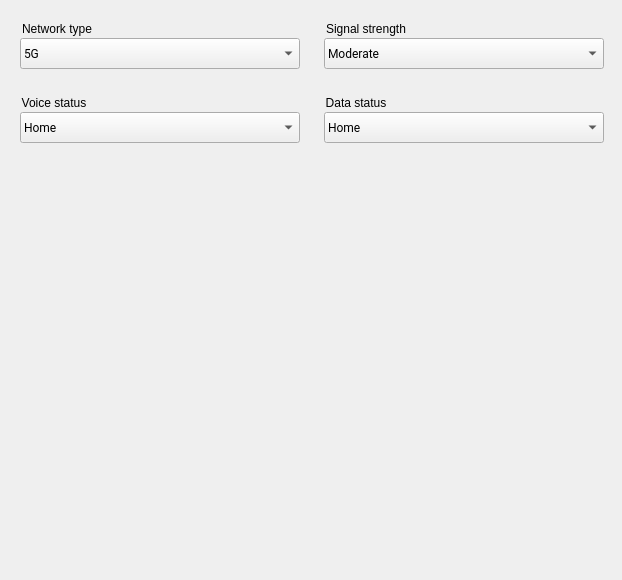
<?xml version="1.0" encoding="UTF-8"?>
<ui version="4.0">
 <class>CellularPage</class>
 <widget class="QWidget" name="CellularPage">
  <property name="geometry">
   <rect>
    <x>0</x>
    <y>0</y>
    <width>622</width>
    <height>580</height>
   </rect>
  </property>
  <property name="windowTitle">
   <string>Form</string>
  </property>
  <widget class="QComboBox" name="cell_standardBox">
   <property name="geometry">
    <rect>
     <x>20</x>
     <y>38</y>
     <width>280</width>
     <height>31</height>
    </rect>
   </property>
   <property name="font">
    <font>
     <family>Roboto</family>
    </font>
   </property>
   <property name="styleSheet">
    <string notr="true">padding: 3px 3px 3px 3px;</string>
   </property>
   <property name="currentIndex">
    <number>7</number>
   </property>
   <property name="report_metrics" stdset="0">
    <bool>false</bool>
   </property>
   <item>
    <property name="text">
     <string>GSM</string>
    </property>
   </item>
   <item>
    <property name="text">
     <string>HSCSD</string>
    </property>
   </item>
   <item>
    <property name="text">
     <string>GPRS</string>
    </property>
   </item>
   <item>
    <property name="text">
     <string>EDGE</string>
    </property>
   </item>
   <item>
    <property name="text">
     <string>UMTS</string>
    </property>
   </item>
   <item>
    <property name="text">
     <string>HSDPA</string>
    </property>
   </item>
   <item>
    <property name="text">
     <string>LTE</string>
    </property>
   </item>
   <item>
    <property name="text">
     <string>5G</string>
    </property>
   </item>
   <item>
    <property name="text">
     <string>Full</string>
    </property>
   </item>
  </widget>
  <widget class="QGroupBox" name="cell_vStatusGroupBox">
   <property name="geometry">
    <rect>
     <x>20</x>
     <y>94</y>
     <width>111</width>
     <height>24</height>
    </rect>
   </property>
   <property name="styleSheet">
    <string notr="true">border: 0px;</string>
   </property>
   <property name="title">
    <string>Voice status</string>
   </property>
   <property name="ColorGroup" stdset="0">
    <string notr="true">Title</string>
   </property>
  </widget>
  <widget class="QGroupBox" name="cell_dStatusGroupBox">
   <property name="geometry">
    <rect>
     <x>324</x>
     <y>94</y>
     <width>91</width>
     <height>24</height>
    </rect>
   </property>
   <property name="styleSheet">
    <string notr="true">border: 0px;</string>
   </property>
   <property name="title">
    <string>Data status</string>
   </property>
   <property name="ColorGroup" stdset="0">
    <string notr="true">Title</string>
   </property>
  </widget>
  <widget class="QGroupBox" name="cell_stdGroupBox">
   <property name="geometry">
    <rect>
     <x>20</x>
     <y>20</y>
     <width>131</width>
     <height>24</height>
    </rect>
   </property>
   <property name="styleSheet">
    <string notr="true">border: 0px;</string>
   </property>
   <property name="title">
    <string>Network type</string>
   </property>
   <property name="ColorGroup" stdset="0">
    <string notr="true">Title</string>
   </property>
  </widget>
  <widget class="QGroupBox" name="cell_signalGroupBox">
   <property name="geometry">
    <rect>
     <x>324</x>
     <y>20</y>
     <width>131</width>
     <height>24</height>
    </rect>
   </property>
   <property name="styleSheet">
    <string notr="true">border: 0px;</string>
   </property>
   <property name="title">
    <string>Signal strength</string>
   </property>
   <property name="ColorGroup" stdset="0">
    <string notr="true">Title</string>
   </property>
  </widget>
  <widget class="QComboBox" name="cell_voiceStatusBox">
   <property name="geometry">
    <rect>
     <x>20</x>
     <y>112</y>
     <width>280</width>
     <height>31</height>
    </rect>
   </property>
   <property name="font">
    <font>
     <family>Roboto</family>
    </font>
   </property>
   <property name="styleSheet">
    <string notr="true">padding: 3px 3px 3px 3px;</string>
   </property>
   <property name="report_metrics" stdset="0">
    <bool>false</bool>
   </property>
   <item>
    <property name="text">
     <string>Home</string>
    </property>
   </item>
   <item>
    <property name="text">
     <string>Roaming</string>
    </property>
   </item>
   <item>
    <property name="text">
     <string>Searching</string>
    </property>
   </item>
   <item>
    <property name="text">
     <string>Denied (emergency calls only)</string>
    </property>
   </item>
   <item>
    <property name="text">
     <string>Unregistered (off)</string>
    </property>
   </item>
  </widget>
  <widget class="QComboBox" name="cell_dataStatusBox">
   <property name="geometry">
    <rect>
     <x>324</x>
     <y>112</y>
     <width>280</width>
     <height>31</height>
    </rect>
   </property>
   <property name="font">
    <font>
     <family>Roboto</family>
    </font>
   </property>
   <property name="styleSheet">
    <string notr="true">padding: 3px 3px 3px 3px;</string>
   </property>
   <property name="report_metrics" stdset="0">
    <bool>false</bool>
   </property>
   <item>
    <property name="text">
     <string>Home</string>
    </property>
   </item>
   <item>
    <property name="text">
     <string>Roaming</string>
    </property>
   </item>
   <item>
    <property name="text">
     <string>Searching</string>
    </property>
   </item>
   <item>
    <property name="text">
     <string>Denied</string>
    </property>
   </item>
   <item>
    <property name="text">
     <string>Unregistered (off)</string>
    </property>
   </item>
  </widget>
  <widget class="QComboBox" name="cell_signalStatusBox">
   <property name="geometry">
    <rect>
     <x>324</x>
     <y>38</y>
     <width>280</width>
     <height>31</height>
    </rect>
   </property>
   <property name="font">
    <font>
     <family>Roboto</family>
    </font>
   </property>
   <property name="styleSheet">
    <string notr="true">padding: 3px 3px 3px 3px;</string>
   </property>
   <property name="currentIndex">
    <number>2</number>
   </property>
   <item>
    <property name="text">
     <string>None</string>
    </property>
   </item>
   <item>
    <property name="text">
     <string>Poor</string>
    </property>
   </item>
   <item>
    <property name="text">
     <string>Moderate</string>
    </property>
   </item>
   <item>
    <property name="text">
     <string>Good</string>
    </property>
   </item>
   <item>
    <property name="text">
     <string>Great</string>
    </property>
   </item>
  </widget>
 </widget>
 <tabstops>
  <tabstop>cell_standardBox</tabstop>
  <tabstop>cell_signalStatusBox</tabstop>
  <tabstop>cell_voiceStatusBox</tabstop>
  <tabstop>cell_dataStatusBox</tabstop>
 </tabstops>
 <resources/>
 <connections/>
</ui>
